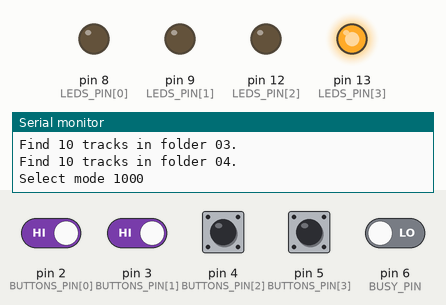
A sketch run on a simulated Arduino Uno, built with avr-gcc and run on an emulated ATmega328P. Shown: output pins drawn as LEDs (lit = HIGH), the last lines printed to the serial monitor. The test bench sets the inputs (shaded band); at power-on: pin 2 (BUTTONS_PIN[0]), pin 3 (BUTTONS_PIN[1]), pin 4 (BUTTONS_PIN[2]), pin 5 (BUTTONS_PIN[3]) HIGH, pin 6 (BUSY_PIN) LOW. Random numbers use the default seed unless the sketch sets one; the audio player accepts every command and is not drawn.

Above: at 4.0 s.
4.1 s: pin 2 (BUTTONS_PIN[0]) driven LOW and pin 6 (BUSY_PIN) driven HIGH
At 5.0 s:
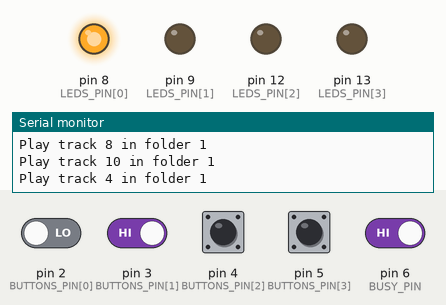
10.0 s: pin 6 (BUSY_PIN) driven LOW
At 11.2 s:
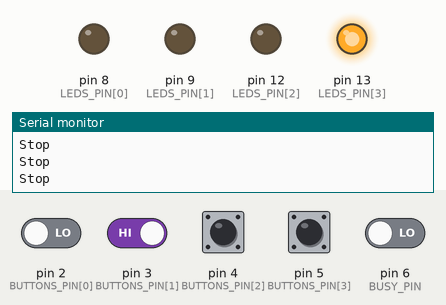
11.8 s: pin 6 (BUSY_PIN) driven HIGH
At 12.7 s:
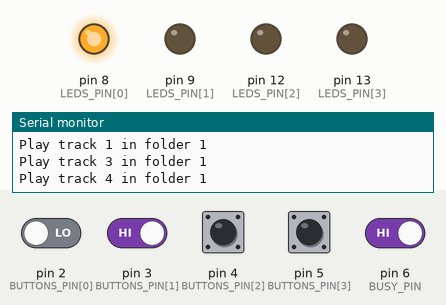
14.8 s: pin 2 (BUTTONS_PIN[0]) driven HIGH and pin 3 (BUTTONS_PIN[1]) driven LOW
At 16.3 s:
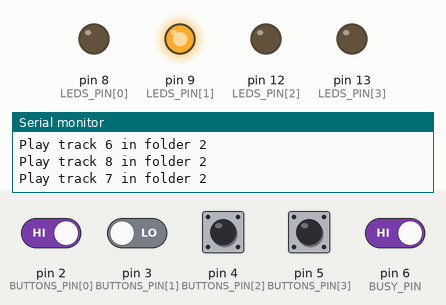
Timing chart, 0 to 17.6 s (numbered marks = the images above; inputs shaded):
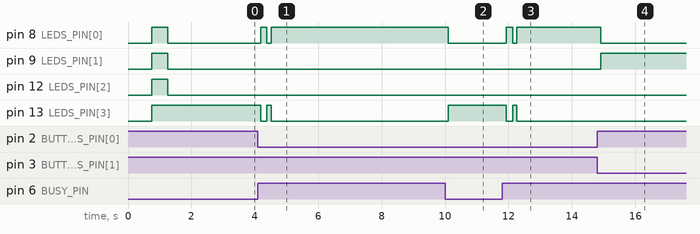

The sketch:

capreravr.ino
```cpp
/*
  CaprerAVR

  Play a random mp3 sample in a DFR0299 microSD card slot.


  The circuit:
    * button LED attached from pin 13, 8, 9, 10 to ground
    * buzz buttons attached to pin 2, 3, 4, 5 from +5V
    * 10K resistors attached to pin 2, 3, 4, 5 from ground
    * DFR0299 mp3 player attached to pin 0, 1 (serial), 6 (busy) and power
    * speaker attached to DFR0299 pin 6 and 8

  * Note: on most Arduinos there is already an LED on the board
  attached to pin 13.


  created 2016
  by Ciotto <http://ci8.it>

  DFPlayer library are available here:
    https://github.com/DFRobot/DFRobotDFPlayerMini/archive/1.0.1.zip

 https://github.com/ciotto/CaprerAVR
 */

#include <SoftwareSerial.h>
#include "capreravr.h"
#include "CapreraUtilities.h"

SoftwareSerial mp3Serial(MP3_SERIAL_RX, MP3_SERIAL_TX);
SoftwareSerial wiFiSerial(WIFI_SERIAL_RX, WIFI_SERIAL_TX);

DFRobotDFPlayerMini mp3;

// variables
byte currentState = 0;                       // variable for storing the command/state
byte currentParameters = 0;                  // variable for storing extra data
uint16_t currentDevice = 0;                  // variable for storing current device (USB/FLASH)
boolean currentBusyState = !MP3_BUSY;
byte ledsState = 0;                          // variable for storing the LEDs status
byte tracks[BUTTONS_COUNT] = {0, 0, 0, 0};   // tracks in microSD
byte volume = 22;                            // the volume level
byte mode;                                   // the box mode

// http://stackoverflow.com/questions/109023/how-to-count-the-number-of-set-bits-in-a-32-bit-integer
int number_of_set_bits(int state) {
     state = state - ((state >> 1) & 0x55555555);
     state = (state & 0x33333333) + ((state >> 2) & 0x33333333);
     return (((state + (state >> 4)) & 0x0F0F0F0F) * 0x01010101) >> 24;
}

void play_folder (int folder, int track) {
  if (track <= 0) {
    track = random(1, tracks[folder - 1] + 1);
  }

  Serial.print("Play track ");
  Serial.print(track);
  Serial.print(" in folder ");
  Serial.println(folder);

  mp3.playLargeFolder(folder, track);

  // set LEDs state
  set_leds(BUTTONS[folder - 1]);
}

void stop () {
  Serial.println("Stop");

  // stop
  mp3.pause();

  // set LEDs state
  set_leds(0);
}

void set_mode (int m) {
  mode = m;

  // Play mode sound
  mp3.playLargeFolder(MODE_FOLDER, mode);

  Serial.print("Select mode ");
  Serial.println(mode, BIN);
}

void set_volume(int v) {
  Serial.print("Set volume to ");
  Serial.println(v);

  // Set volume (value 0~30)
  mp3.volume(v);
}

int set_leds (int state) {
  if (state == 0) {
    state = mode;
  }

  if (ledsState != state) {
    ledsState = state;

    for (int i=0; i < BUTTONS_COUNT; i++) {
      // turn LEDs on if related button pressed:
      digitalWrite(LEDS_PIN[i], (state & (1 << i)) >> i);
    }
  }
}

void setup_device(uint16_t device) {
  Serial.print("Setup device ");
  Serial.print(device);
  Serial.println(".");

  currentDevice = device;
  mp3.outputDevice(device);

  for (int i=0; i < BUTTONS_COUNT; i++) {
    // Query the total number of microSD card files
    tracks[i] = mp3.readFileCountsInFolder(i + 1);

    Serial.print("Find ");
    Serial.print(tracks[i]);
    Serial.print(" tracks in folder 0");
    Serial.print(i + 1);
    Serial.println(".");
  }
}

void clean_buffers() {
  while (wiFiSerial.available()) {
    wiFiSerial.read();
    delay(10);
  }
  while (Serial.available()) {
    Serial.read();
    delay(10);
  }
}

void setup() {
  // Init serial
  Serial.begin (9600);
  while (!Serial);

  mp3Serial.begin (9600);
  wiFiSerial.begin (9600);

  mp3Serial.listen();

  Serial.println("Starting CaprerAVR...\n");

  while (!mp3.begin(mp3Serial)) {
    Serial.println("Unable to begin DFPlayer Mini");
    delay(1000);
  }
  Serial.println("DFPlayer Mini online.");

  for (int i=0; i < BUTTONS_COUNT; i++) {
    // initialize the LED pin as an output:
    pinMode(LEDS_PIN[i], OUTPUT);

    // initialize the buzz button pin as an input:
    pinMode(BUTTONS_PIN[i], INPUT);
  }

  // Set volume (value 0~30)
  set_volume(volume);
  // Set device to microSD
  setup_device(DEFAULT_DEVICE);

  wiFiSerial.listen();

  // Set default mode
  set_mode(DEFAULT_MODE);
  delay(100);

  // Reset buffers
  clean_buffers();

  // Blink LEDs
  set_leds(B1111);
  delay(500);
  set_leds(B0000);
}

void loop() {
  // Read busy state
  boolean newBusyState = digitalRead(BUSY_PIN);

  // Read serial command
  int serialCommand = 0;
  byte serialParameters = 0;
  char buffer[13] = {'0', '0', '0', '0','0', '0', '0', '0', '0', '0', '0', '0', '\0'};

  if (Serial.available() >= COMMANDS_SIZE) {
    // USB serial
    for (byte i=0; i < COMMANDS_SIZE; i++) {
      // read the incoming byte:
      buffer[i] = Serial.read();
    }

    Serial.print("Serial command received: ");
    Serial.println(buffer);
  }else if (wiFiSerial.available() >= COMMANDS_SIZE) {
    // WiFI serial
    for (byte i=0; i < COMMANDS_SIZE; i++) {
      // read the incoming byte:
      buffer[i] = wiFiSerial.read();
    }

    Serial.print("WiFi command received: ");
    Serial.println(buffer);
  }
  clean_buffers();

  serialCommand = bitString2Int(buffer, COMMANDS_SIZE + 1);
  serialParameters = serialCommand >> 4;
  serialCommand &= (B00000000 << 8) | B00001111;

  // Read buttons state
  byte buttonsState = 0;
  for (byte i=0; i < BUTTONS_COUNT; i++) {
    // read the state of the buzz button
    byte buttonState = !digitalRead(BUTTONS_PIN[i]);
    buttonsState |= (buttonState << i);
  }

  if (buttonsState) {
    currentState = buttonsState;
  } else {
    currentParameters = serialParameters;
    currentState = serialCommand;
  }

  byte bitsCount = number_of_set_bits(currentState);

  // Check if the a buzz buttons is pressed
  if (bitsCount == 1) {
    if (newBusyState == !MP3_BUSY) {
      // MODE2 prevent play folder 4
      if (currentState == BUTTON4 && mode == MODE2) {
        currentState = BUTTON3;

      // MODE3 play only folder 4
      }else if (bitsCount == 1 && mode == MODE3) {
        currentState = BUTTON4;

      // MODE4 play random folder
      }else if (bitsCount == 1 && mode == MODE4) {
        currentState = BUTTONS[random(0, BUTTONS_COUNT)];
      }

      // Button 1 pressed
      //   X  O
      //   O  O
      if (currentState == BUTTON1) {
        play_folder(1, currentParameters);

      // Button 2 pressed
      //   O  X
      //   O  O
      } else if (currentState == BUTTON2) {
        play_folder(2, currentParameters);

      // Button 3 pressed
      //   O  O
      //   X  O
      } else if (currentState == BUTTON3) {
        play_folder(3, currentParameters);

      // Button 4 pressed
      //   O  O
      //   O  X
      } else {
        play_folder(4, currentParameters);
      }

    // Stop if playing
    } else {
      stop();
    }

    delay(200);

  // More that one button pressed (special controls)
  } else if (bitsCount > 1) {
    // Change device
    //   O  X
    //   O  X
    if (currentState == CHANGE_DEVICE) {
      if (currentDevice == DFPLAYER_DEVICE_SD) {
        setup_device(DFPLAYER_DEVICE_U_DISK);
      } else {
        setup_device(DFPLAYER_DEVICE_SD);
      }

    // Volume UP
    //   X  X
    //   X  O
    } else if (currentState == VOLUME_UP) {
      if (volume < 30) {
        volume++;
      }

      set_volume(volume);
      if (newBusyState == !MP3_BUSY) {
        mp3.playLargeFolder(SOUND_FOLDER, VOLUME_SOUND);
      }

    // Volume DOWN
    //   X  O
    //   X  X
    } else if (currentState == VOLUME_DOWN) {
      if (volume > 0) {
        volume--;
      }

      set_volume(volume);
      if (newBusyState == !MP3_BUSY) {
        mp3.playLargeFolder(SOUND_FOLDER, VOLUME_SOUND);
      }

    // Change mode
    //   X  X
    //   X  X
    } else if (currentState == MODE_SWITCH && newBusyState == !MP3_BUSY) {
      byte m = MODE1;
      if (currentParameters && currentParameters <= MODES_COUNT) {
        m = MODES[currentParameters - 1];
      } else {
        if (mode == MODE1) {
          m = MODE2;
        } else if (mode == MODE2) {
          m = MODE3;
        } else if (mode == MODE3) {
          m = MODE4;
        }
      }
      set_mode(m);
    }

    delay(500);
  }

  // Check if DFR0299 busy state change to not busy
  if (newBusyState == !MP3_BUSY && currentBusyState != newBusyState) {
    set_leds(0);
  }
  currentBusyState = newBusyState;

  delay(100);
}
```

CapreraUtilities.cpp
```cpp
#include "CapreraUtilities.h"

char* int2BitString(char* buffer, int a, int buf_size) {
  if (buf_size > 0) {
    buffer[buf_size - 1] = '\0';

    for (int i = buf_size - 2; i >= 0; i--) {
      buffer[i] = (a & 1) + '0';

      a >>= 1;
    }
  }

  return buffer;
}

int bitString2Int(char* buffer, int buf_size) {
  int a = 0;

  if (buf_size > 0) {
    for (int i = 0; i < buf_size - 1; i++) {
      a <<= 1;
      a |= (buffer[i] & 1);
    }
  }

  return a;
}
```

CapreraUtilities.h
```cpp
#ifndef CapreraUtilities
#define CapreraUtilities

char* int2BitString(char* buffer, int a, int buf_size);
int bitString2Int(char* buffer, int buf_size);

#endif
```

capreravr.h
```cpp
#include <DFRobotDFPlayerMini.h>

#ifndef CaprerAVR
#define CaprerAVR

// Costants
const byte BUTTONS_COUNT = 4;                              // the number of the buzz button
const byte MODES_COUNT = 4;                                // the number of the buzz button
const byte BUSY_PIN = 6;                                   // Arduino pin wired to DFR0299 16 pin

// Buttons
const byte BUTTON1 = B0001;
const byte BUTTON2 = B0010;
const byte BUTTON3 = B0100;
const byte BUTTON4 = B1000;
const byte BUTTONS[BUTTONS_COUNT] = {BUTTON1, BUTTON2, BUTTON3, BUTTON4};

// Folders
const byte BUTTON1_FOLDER = 1;
const byte BUTTON2_FOLDER = 2;
const byte BUTTON3_FOLDER = 3;
const byte BUTTON4_FOLDER = 4;
const byte MODE_FOLDER = 5;
const byte SOUND_FOLDER = 6;

// Sounds
const byte VOLUME_SOUND = 1;

// Modes
const byte MODE1 = B0000;
const byte MODE2 = B1000;      // Prevent play folder 04
const byte MODE3 = B0111;      // Play only folder 04
const byte MODE4 = B0010;      // Play random folder
const byte MODES[MODES_COUNT] = {MODE1, MODE2, MODE3, MODE4};
const byte MODE_SWITCH = BUTTON1 + BUTTON2 + BUTTON3 + BUTTON4;
const byte DEFAULT_MODE = MODE2;

// Other commands
const byte VOLUME_UP = BUTTON1 + BUTTON3 + BUTTON2;
const byte VOLUME_DOWN = BUTTON1 + BUTTON3 + BUTTON4;
const byte CHANGE_DEVICE = BUTTON2 + BUTTON4;


const byte BUTTONS_PIN[BUTTONS_COUNT] = {2, 3, 4, 5};       // the number of the buzz buttons pin
const byte LEDS_PIN[BUTTONS_COUNT] = {8, 9, 12, 13};        // the number of the buzz buttons LED pin

// DFR0299 comunication
const boolean MP3_BUSY = false;       // DFR0299 busy pin level
const byte MP3_SERIAL_TX = 11;
const byte MP3_SERIAL_RX = 10;

// ESP8266 comunication
const byte WIFI_SERIAL_TX = 19;
const byte WIFI_SERIAL_RX = 18;

// Serial commands
const byte COMMANDS_ARGUMENT_LENGTH = 8;
const byte COMMANDS_SIZE = COMMANDS_ARGUMENT_LENGTH + BUTTONS_COUNT;

const uint16_t DEFAULT_DEVICE = DFPLAYER_DEVICE_SD;

#endif
```

Measured:
- after the input at 4.1 s, pin 8 (LEDS_PIN[0]): LOW → HIGH after 0.08 s, → LOW 0.20 s later, → HIGH 0.13 s later; pin 13 (LEDS_PIN[3]): HIGH → LOW after 0.08 s, → HIGH 0.20 s later, → LOW 0.13 s later
- after the input at 10.0 s, pin 8 (LEDS_PIN[0]): HIGH → LOW after 0.10 s; pin 13 (LEDS_PIN[3]): LOW → HIGH after 0.10 s
- after the input at 11.8 s, pin 8 (LEDS_PIN[0]): LOW → HIGH after 0.13 s, → LOW 0.20 s later, → HIGH 0.13 s later; pin 13 (LEDS_PIN[3]): HIGH → LOW after 0.13 s, → HIGH 0.20 s later, → LOW 0.13 s later
- after the input at 14.8 s, pin 8 (LEDS_PIN[0]): HIGH → LOW after 0.11 s; pin 9 (LEDS_PIN[1]): LOW → HIGH after 0.11 s
